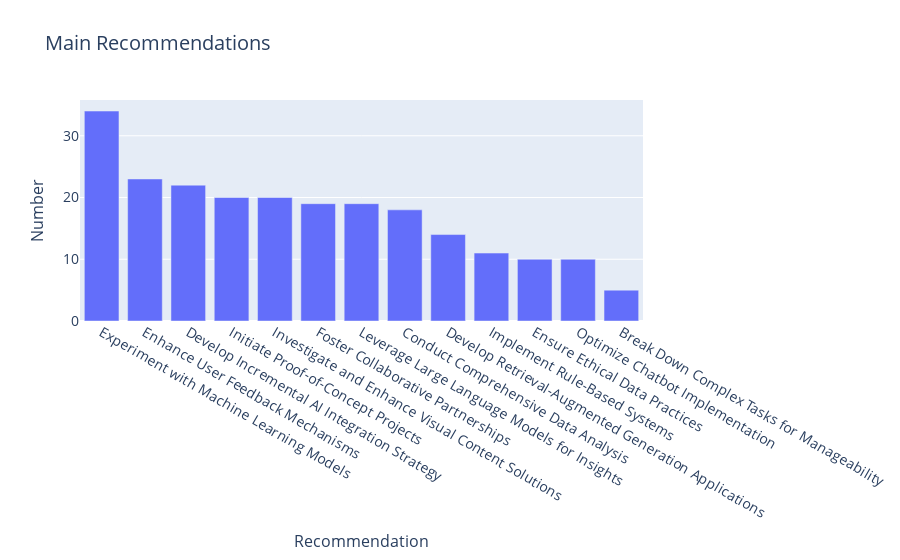

Notebook code for this chart:
### Code cell
import plotly.express as px

# Use the "Original Data Points" column for the number of companies
df_labeled_clusters['No. of companies'] = df_labeled_clusters['Original Data Points']

# Filter out rows where 'No. of companies' is less than or equal to 1
filtered_data = df_labeled_clusters[df_labeled_clusters['No. of companies'] > 3]

fig = px.bar(filtered_data, 
             x='Label', 
             y='No. of companies', 
             title="Main Recommendations", 
             labels={'Label': 'Topics', 'No. of companies': 'No. of Topics'})

fig.update_layout(
    xaxis_title="Recommendation",
    yaxis_title="Number",
    xaxis=dict(
        categoryorder='total descending',  
        tickfont=dict(size=14)  
    ),
    yaxis=dict(
        type='linear',
        tickfont=dict(size=14)  
    ),
    showlegend=False,
    height=600,  
    title_font_size=20,  
    xaxis_title_font_size=16,  
    yaxis_title_font_size=16  
)

# Display the figure
fig.show()

### Figure 1 — Plotly figure (JSON) as saved in the notebook; plotly's stock layout.template omitted (floating-point values rounded to 4 significant figures)
{"data": [{"alignmentgroup": "True", "hovertemplate": "Topics=%{x}<br>No. of Topics=%{y}<extra></extra>", "legendgroup": "", "marker": {"color": "#636efa", "pattern": {"shape": ""}}, "name": "", "offsetgroup": "", "orientation": "v", "showlegend": false, "textposition": "auto", "type": "bar", "x": ["Conduct Comprehensive Data Analysis", "Implement Rule-Based Systems", "Develop Incremental AI Integration Strategy", "Experiment with Machine Learning Models", "Ensure Ethical Data Practices", "Enhance User Feedback Mechanisms", "Foster Collaborative Partnerships", "Initiate Proof-of-Concept Projects", "Optimize Chatbot Implementation", "Investigate and Enhance Visual Content Solutions", "Develop Retrieval-Augmented Generation Applications", "Leverage Large Language Models for Insights", "Break Down Complex Tasks for Manageability"], "xaxis": "x", "y": [18, 11, 22, 34, 10, 23, 19, 20, 10, 20, 14, 19, 5], "yaxis": "y"}], "layout": {"autosize": true, "barmode": "relative", "legend": {"tracegroupgap": 0}, "showlegend": false, "title": {"font": {"size": 20}, "text": "Main Recommendations"}, "xaxis": {"anchor": "y", "autorange": true, "categoryorder": "total descending", "domain": [0, 1], "range": [-0.5, 12.5], "tickfont": {"size": 14}, "title": {"font": {"size": 16}, "text": "Recommendation"}, "type": "category"}, "yaxis": {"anchor": "x", "autorange": true, "domain": [0, 1], "range": [0, 35.79], "tickfont": {"size": 14}, "title": {"font": {"size": 16}, "text": "Number"}, "type": "linear"}}}
